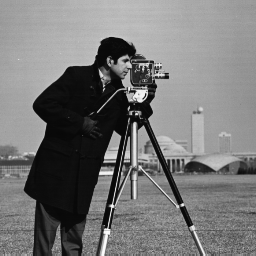
%> input picture ca.tif, 256 x 256 px
$ octave fourier.m   (GNU Octave 9; MATLAB toolbox functions it lacks are replaced by stand-ins)
%> lines starting %> are read from the running program, lines starting %| are printed output that depends on the picture
imdata = imread('c:\ca.tif');
%> imdata is the input picture: size 256x256 uint8; min 7, max 253, mean 118.7
figure(1);imshow(imdata); title('Orjinal Fotoðraf');
F = fft2(imdata);
S = abs(F);
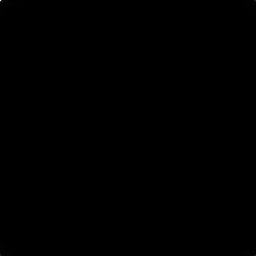
%> S: size 256x256 double; min 12, max 7780728, mean 4834.7; drawn with min black and max white
figure(2);imshow(S);title('Fourier Dönüþümü-abs');
Fsh = fftshift(F);
figure(3);imshow(abs(Fsh),[]);title('Merkezleþtirilmiþ Fourier Dönüþümü');
S2 = log(1+abs(Fsh));
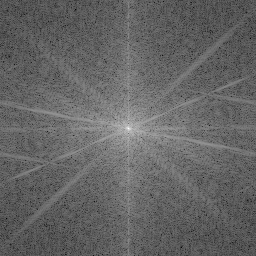
%> S2: size 256x256 double; min 2.56, max 15.87, mean 7.84; drawn with min black and max white
figure(4);imshow(S2,[]);title('Fourier-log Dönüþümü');
F = ifftshift(Fsh);
f = ifft2(F);
figure(5);imshow(f,[]),title('Yeniden Baþa Döndürülmüþ Fotoðraf');
Freal=real(Fsh);
Fim=imag(Fsh);
Ireal=ifftshift(Freal);
Irealf=ifft2(Ireal);
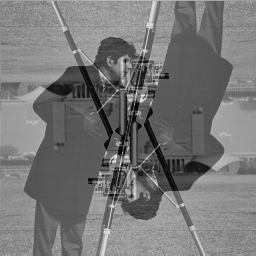
%> Irealf: size 256x256 double; min 8.5, max 227.5, mean 118.7
Iima=ifft2(Fim);
figure(6);imshow(uint8(abs(Irealf)));
figure(7);imshow(uint8(abs(Iima)));
%> after `imshow(uint8(abs(Iima)))`:
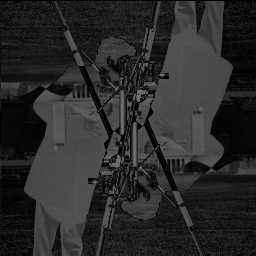
%> displayed picture: size 256x256, on the screen's scale of 0 to 255; min 0, max 117, mean 41.7
F = fft2(imdata);
Freal=real(F);
Irealf=ifft2(Freal);
figure(8);imshow(uint8(abs(Irealf)));title('Frealdan uzay Dönüþümü');
